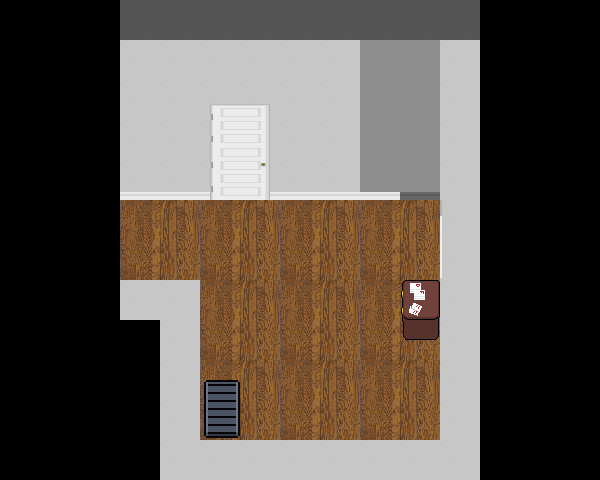

A level layout from a 2D game, rendered from its tile map. Below: a short description, then the map file with its tile-grid data intact:
An orthogonal 15x12 tile map with 40x40 px tiles, 3 tile layers (Tile Layer 1, Tile Layer 2, Tile Layer 3), 2 tilesets and 24 objects (8x interactable, transition, spawn, stand_up, toggle).

<map version="1.11" tiledversion="1.11.2" orientation="orthogonal" renderorder="right-down" width="15" height="12" tilewidth="40" tileheight="40" infinite="0" nextlayerid="9" nextobjectid="43">
 <editorsettings>
  <export target="data.lua" format="lua" />
 </editorsettings>
 <properties>
  <property name="light" type="bool" value="true" />
 </properties>
 <tileset firstgid="1" source="../../tilesets/jawsh_house.tsx" />
 <tileset firstgid="25" source="../../tilesets/jawsh_house_objects.tsx" />
 <layer id="1" name="Tile Layer 1" width="15" height="12">
  <data encoding="csv">
0,0,0,2,2,2,2,2,2,2,2,2,0,0,0,
0,0,0,1,1,1,1,1,1,8,8,1,0,0,0,
0,0,0,1,1,1,1,1,1,8,8,1,0,0,0,
0,0,0,1,1,1,1,1,1,8,8,1,0,0,0,
0,0,0,1,1,1,1,1,1,8,8,1,0,0,0,
0,0,0,13,14,13,14,13,14,13,14,1,0,0,0,
0,0,0,19,20,19,20,19,20,19,20,1,0,0,0,
0,0,0,1,1,13,14,13,14,13,14,1,0,0,0,
0,0,0,0,1,19,20,19,20,19,20,1,0,0,0,
0,0,0,0,1,13,14,13,14,13,14,1,0,0,0,
0,0,0,0,1,19,20,19,20,19,20,1,0,0,0,
0,0,0,0,1,1,1,1,1,1,1,1,0,0,0
</data>
 </layer>
 <layer id="5" name="Tile Layer 2" width="15" height="12">
  <data encoding="csv">
0,0,0,0,0,0,0,0,0,0,0,0,0,0,0,
0,0,0,0,0,0,0,0,0,0,0,0,0,0,0,
0,0,0,0,0,0,0,0,0,0,0,0,0,0,0,
0,0,0,0,0,0,0,0,0,0,0,0,0,0,0,
0,0,0,4,4,4,4,4,4,4,5,0,0,0,0,
0,0,0,0,0,0,0,0,0,0,0,0,0,0,0,
0,0,0,0,0,0,0,0,0,0,0,0,0,0,0,
0,0,0,0,0,0,0,0,0,0,6,0,0,0,0,
0,0,0,0,0,0,0,0,0,0,12,0,0,0,0,
0,0,0,0,0,17,0,0,0,0,0,0,0,0,0,
0,0,0,0,0,23,0,0,0,0,0,0,0,0,0,
0,0,0,0,0,0,0,0,0,0,0,0,0,0,0
</data>
 </layer>
 <layer id="6" name="Tile Layer 3" width="15" height="12">
  <data encoding="csv">
0,0,0,0,0,0,0,0,0,0,0,0,0,0,0,
0,0,0,0,0,0,0,0,0,0,0,0,0,0,0,
0,0,0,0,0,9,10,0,0,0,0,0,0,0,0,
0,0,0,0,0,15,16,0,0,0,0,0,0,0,0,
0,0,0,0,0,21,22,0,0,0,0,0,0,0,0,
0,0,0,0,0,0,0,0,0,0,0,18,0,0,0,
0,0,0,0,0,0,0,0,0,0,0,24,0,0,0,
0,0,0,0,0,0,0,0,0,0,0,0,0,0,0,
0,0,0,0,0,0,0,0,0,0,0,0,0,0,0,
0,0,0,0,0,0,0,0,0,0,0,0,0,0,0,
0,0,0,0,0,0,0,0,0,0,0,0,0,0,0,
0,0,0,0,0,0,0,0,0,0,0,0,0,0,0
</data>
 </layer>
 <objectgroup color="#0000ff" id="2" name="collision">
  <object id="3" x="80" y="180" width="40" height="100" />
  <object id="5" x="160" y="280" width="40" height="200" />
  <object id="6" x="200" y="440" width="280" height="40" />
  <object id="8" x="440" y="140" width="40" height="300" />
  <object id="10" x="80" y="140" width="360" height="40" />
  <object id="20" x="260" y="420" width="100" height="20" />
  <object id="21" x="330" y="180" width="90" height="35" />
  <object id="35" x="80" y="280" width="80" height="40" />
  <object id="38" x="200" y="386" width="32" height="54" />
  <object id="39" x="410" y="280" width="30" height="50" />
 </objectgroup>
 <objectgroup color="#ff00ff" id="4" name="objects">
  <object id="12" name="interactable" x="210" y="120" width="60" height="60">
   <properties>
    <property name="text" value="* Is the door tall, [wait:5]or is the streamer short?" />
   </properties>
  </object>
  <object id="13" name="interactable" x="80" y="180" width="40" height="100">
   <properties>
    <property name="text1" value="* This door doesn't actually go anywhere.[wait:7] You have to jump out the window to get outside." />
   </properties>
  </object>
  <object id="15" name="interactable" x="340" y="420" width="40" height="20">
   <properties>
    <property name="text" value="* Your computer.[wait:7] The 14th-gen Intel CPU is slowly oxidizing." />
   </properties>
  </object>
  <object id="22" name="interactable" x="340" y="180" width="80" height="40">
   <properties>
    <property name="text" value="* A couch large enough to fit three...[wait:5] no,[wait:5] two...[wait:10] one person.[wait:10] You." />
   </properties>
  </object>
  <object id="25" name="interactable" x="280" y="420" width="40" height="20">
   <properties>
    <property name="cutscene" value="jawsh_house.transition" />
   </properties>
  </object>
  <object id="26" name="interactable" x="202" y="380" width="40" height="60">
   <properties>
    <property name="text1">* The treadmill you put under
your desk to exercise.</property>
    <property name="text2">* You don't feel like using it
right now.</property>
   </properties>
  </object>
  <object id="29" name="interactable" x="410" y="290" width="30" height="40">
   <properties>
    <property name="text1" value="* Stacks of freshman history papers." />
    <property name="text2">* You feel superior knowing
you'll fail everyone.</property>
   </properties>
  </object>
  <object id="33" name="transition" x="70" y="180" width="40" height="100">
   <properties>
    <property name="facing" value="down" />
    <property name="map" value="hub" />
    <property name="marker" value="house" />
   </properties>
  </object>
  <object id="36" name="interactable" x="450" y="220" width="20" height="50">
   <properties>
    <property name="text1" value="* A closet with a bunch of broken shelves." />
    <property name="text2" value="* Youtooz of Miniladd and Jontron are on the floor." />
   </properties>
  </object>
  <object id="41" gid="25" x="320" y="220" width="120" height="80" />
  <object id="42" gid="26" x="260" y="440" width="120" height="80" />
 </objectgroup>
 <objectgroup color="#7f00ff" id="3" name="markers">
  <object id="11" name="spawn" x="410" y="185">
   <point />
  </object>
  <object id="28" name="stand_up" x="380" y="245">
   <point />
  </object>
 </objectgroup>
 <objectgroup color="#00ff00" id="7" name="controllers">
  <object id="31" name="toggle" x="50" y="110">
   <properties>
    <property name="flag" value="!can_leave_home" />
    <property name="target1" type="object" value="13" />
    <property name="target2" type="object" value="3" />
   </properties>
   <point />
  </object>
 </objectgroup>
</map>
